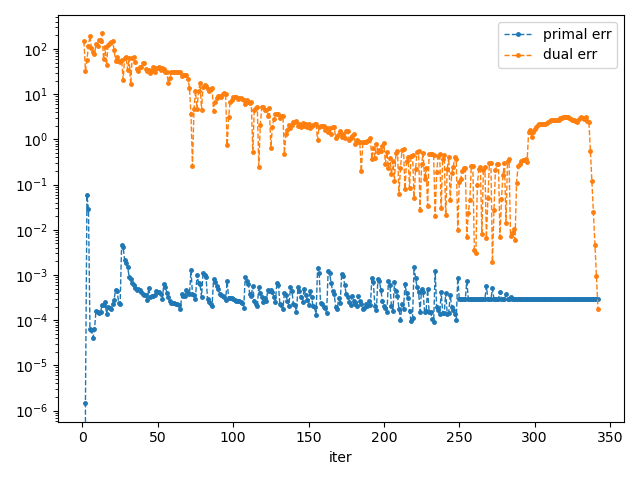

Source code (Python):
import aligator
import numpy as np

import pinocchio as pin
from pinocchio.robot_wrapper import RobotWrapper
import matplotlib
matplotlib.use('Agg')  # 使用非交互后端，避免窗口保持打开
import matplotlib.pyplot as plt
plt.ioff()  # 关闭交互模式
import matplotlib.gridspec as gridspec

from aligator import constraints, manifolds, dynamics  # noqa
from pinocchio.visualize import MeshcatVisualizer
import hppfcl

from utils import ArgsBase, get_endpoint_traj
import mujoco
import mujoco.viewer
from mujoco_sim_env import mujoco_sim_env
import time
## 方便的指定一些布尔参数，方便调试
# # 示例1：启用碰撞检测和控制约束
#python script.py --collisions --bounds

# 示例2：使用FDDP求解器且禁用绘图
#python script.py --fddp --no-plot
class Args(ArgsBase):
    plot: bool = False
    fddp: bool = False
    bounds: bool = True
    collisions: bool = False
    joint_limits: bool = True
    display: bool = False
    record: bool = False


args = Args().parse_args()

print(args)


# 从MuJoCo XML文件加载Panda机器人
xml_path = "franka_emika_panda/panda_nohand.xml"
robot = RobotWrapper.BuildFromMJCF(xml_path)
rmodel: pin.Model = robot.model
rdata: pin.Data = robot.data

## 定义一个多体相空间，用于描述机器人的状态和控制
space = manifolds.MultibodyPhaseSpace(rmodel)

# 打印所有可用的frame名称以便调试
print("Available frames:")
for i, frame in enumerate(rmodel.frames):
    print(f"  {i}: {frame.name}")


vizer = MeshcatVisualizer(rmodel, robot.collision_model, robot.visual_model, data=rdata)
vizer.initViewer(open=args.display, loadModel=True)
vizer.setBackgroundColor()

# universe 代表全局世界坐标系
fr_name = "universe"
fr_id = rmodel.getFrameId(fr_name)
joint_id = rmodel.frames[fr_id].parentJoint

## 先忽略碰撞检测
if args.collisions:
    obstacle_loc = pin.SE3.Identity()
    obstacle_loc.translation[0] = 0.3
    obstacle_loc.translation[1] = 0.5
    obstacle_loc.translation[2] = 0.3
    geom_object = pin.GeometryObject(
        "capsule", fr_id, joint_id, hppfcl.Capsule(0.05, 0.4), obstacle_loc
    )

    # 对于Panda机器人，尝试找到合适的末端执行器frame
    try:
        fr_id2 = rmodel.getFrameId("attachment")
    except:
        try:
            fr_id2 = rmodel.getFrameId("link7")
        except:
            # 如果找不到特定frame，使用最后一个非universe frame
            fr_id2 = len(rmodel.frames) - 1
            print(f"Warning: Using fallback frame: {rmodel.frames[fr_id2].name}")
    
    joint_id2 = rmodel.frames[fr_id2].parentJoint
    geom_object2 = pin.GeometryObject(
        "endeffector", fr_id2, joint_id2, hppfcl.Sphere(0.1), pin.SE3.Identity()
    )

    geometry = pin.GeometryModel()
    ig_frame = geometry.addGeometryObject(geom_object)
    ig_frame2 = geometry.addGeometryObject(geom_object2)
    geometry.addCollisionPair(pin.CollisionPair(ig_frame, ig_frame2))

    vizer.addGeometryObject(geom_object, [1.0, 1.0, 0.5, 1.0])

## 初始化状态
x0 = space.neutral()
# Set a valid initial joint configuration
q_init = np.array([0, 0, 0, -1.57079, 0, 1.57079, -0.7853])
x0[:rmodel.nq] = q_init
print("x0", x0.shape)

## 状态的维度
ndx = space.ndx
nq = rmodel.nq
nv = rmodel.nv
nu = nv
q0 = x0[:nq]

vizer.display(q0)

B_mat = np.eye(nu)

dt = 0.002
Tf = 4.0  # 保持总时间为1秒
nsteps = int(Tf / dt)  # 现在是500步

ode = dynamics.MultibodyFreeFwdDynamics(space, B_mat)
discrete_dynamics = dynamics.IntegratorSemiImplEuler(ode, dt)

## 代价函数中的状态代价以及控制代价的一些权重
# 为了适应更小的时间步长，调整权重
wt_x = 1e-4 * np.ones(ndx)
wt_x[nv:] = 1e-2
wt_x = np.diag(wt_x)
wt_u = 1e-4 * np.eye(nu)


# 对于Panda机器人，寻找合适的末端执行器frame
tool_name = "attachment"  # 从frame列表中看到的最后一个frame
tool_id = rmodel.getFrameId(tool_name)

print(f"Using tool frame: {tool_name}")
target_pos = np.array([0.5, 0.4, 0.6])
target_place = pin.SE3.Identity()
target_place.translation = target_pos
target_object = pin.GeometryObject(
    "target", fr_id, joint_id, hppfcl.Sphere(0.05), target_place
)
vizer.addGeometryObject(target_object, [0.5, 0.5, 1.0, 1.0])
print(target_pos)

#定义一个末端位置的残差项
frame_fn = aligator.FrameTranslationResidual(ndx, nu, rmodel, target_pos, tool_id)
v_ref = pin.Motion()
v_ref.np[:] = 0.0

#定义一个末端速度的残差项
frame_vel_fn = aligator.FrameVelocityResidual(
    ndx, nu, rmodel, v_ref, tool_id, pin.LOCAL)

##终端状态的权重
wt_x_term = wt_x.copy()
wt_x_term[:] = 1e-4

## 特定任务的权重，这里指的是末端执行器到达目标点的任务
wt_frame_pos = 100.0 * np.eye(frame_fn.nr)
wt_frame_vel = 100.0 * np.ones(frame_vel_fn.nr)
wt_frame_vel = np.diag(wt_frame_vel)

## 定义一个代价函数，用于描述机器人的状态和控制
term_cost = aligator.CostStack(space, nu)
term_cost.addCost("reg", aligator.QuadraticCost(wt_x_term, wt_u * 0))
term_cost.addCost(
    "frame", aligator.QuadraticResidualCost(space, frame_fn, wt_frame_pos)
)
term_cost.addCost(
    "vel", aligator.QuadraticResidualCost(space, frame_vel_fn, wt_frame_vel)
)

u_max = rmodel.effortLimit
print("u_max", u_max)
u_min = -u_max


def make_control_bounds():
    fun = aligator.ControlErrorResidual(ndx, nu)
    cstr_set = constraints.BoxConstraint(u_min, u_max)
    return (fun, cstr_set)


def make_joint_limit_cstr():
    space = manifolds.MultibodyPhaseSpace(rmodel)
    fn = aligator.StateErrorResidual(space, nu, space.neutral())
    q_min = rmodel.lowerPositionLimit
    q_max = rmodel.upperPositionLimit
    return fn[:nq], constraints.BoxConstraint(q_min, q_max)


def computeQuasistatic(model: pin.Model, x0, a):
    data = model.createData()
    q0 = x0[:nq]
    v0 = x0[nq : nq + nv]

    return pin.rnea(model, data, q0, v0, a)


init_us = [computeQuasistatic(rmodel, x0, a=np.zeros(nv)) for _ in range(nsteps)]
init_xs = aligator.rollout(discrete_dynamics, x0, init_us)


stages = []
for i in range(nsteps):
    rcost = aligator.CostStack(space, nu)
    rcost.addCost("reg", aligator.QuadraticCost(wt_x * dt, wt_u * dt))

    stm = aligator.StageModel(rcost, discrete_dynamics)
    if args.collisions:
        # Distance to obstacle constrained between 0.1 and 100 m
        cstr_set = constraints.BoxConstraint(np.array([0.1]), np.array([100]))
        frame_col = aligator.FrameCollisionResidual(ndx, nu, rmodel, geometry, 0)
        stm.addConstraint(frame_col, cstr_set)
    if args.bounds:
        stm.addConstraint(*make_control_bounds())
    if args.joint_limits:
        stm.addConstraint(*make_joint_limit_cstr())
    stages.append(stm)


problem = aligator.TrajOptProblem(x0, stages, term_cost=term_cost)
tol = 1e-4  # 放松收敛容忍度

mu_init = 1e-2  # 调整初始正则化参数
verbose = aligator.VerboseLevel.QUIET  # 静默模式，减少输出
verbose = aligator.VerboseLevel.VERBOSE
# print(verbose)  # 注释掉打印
max_iters = 1000  # 增加最大迭代次数
solver = aligator.SolverProxDDP(tol, mu_init, max_iters=max_iters, verbose=verbose)
solver.rollout_type = aligator.ROLLOUT_NONLINEAR
solver.sa_strategy = aligator.SA_LINESEARCH_NONMONOTONE

if args.fddp:
    solver = aligator.SolverFDDP(tol, verbose, max_iters=max_iters)
cb = aligator.HistoryCallback(solver)
solver.registerCallback("his", cb)
solver.setup(problem)
solver.run(problem, init_xs, init_us)


results = solver.results
print(results)

xs_opt = results.xs.tolist()
us_opt = results.us.tolist()


# 检查约束违反情况
def check_violations(xs, us):
    q_min = rmodel.lowerPositionLimit
    q_max = rmodel.upperPositionLimit
    u_min = -rmodel.effortLimit
    u_max = rmodel.effortLimit
    for i, x in enumerate(xs):
        q = x[:nq]
        for j in range(nq):
            if not (q_min[j] <= q[j] <= q_max[j]):
                print(f"时间步 {i}: 关节 {j} 角度超限! q[{j}] = {q[j]:.4f}, 限制范围: [{q_min[j]:.4f}, {q_max[j]:.4f}]")
                return  # 找到第一个就返回
    for i, u in enumerate(us):
        for j in range(nu):
            if not (u_min[j] <= u[j] <= u_max[j]):
                print(f"时间步 {i}: 控制 {j} 力矩超限! u[{j}] = {u[j]:.4f}, 限制范围: [{u_min[j]:.4f}, {u_max[j]:.4f}]")
                return  # 找到第一个就返回
    print("未发现明显的约束违反。")

if results.num_iters >= max_iters:
    print("\n[!] 求解器达到最大迭代次数，检查轨迹是否存在约束违反：")
    check_violations(xs_opt, us_opt)


print("xs_opt", np.asarray(xs_opt).shape)
q_array = np.asarray(xs_opt)[:, :nq]
v_array = np.asarray(xs_opt)[:, nq:]

print("q_array", q_array.shape)
print("v_array", v_array.shape)
us_opt = np.asarray(results.us.tolist())
print("us_opt", us_opt.shape)


mj_sim_env = mujoco_sim_env("franka_emika_panda/scene.xml")
mj_sim_env.set_initial_state(x0)
mj_sim_env.run_simulation(q_array, visualize = False)

print("目标位置：", target_pos)
print("期望最终关节角度：", q_array[-1])
print("最终mujoco关节角度：", mj_sim_env.data.qpos[:nq])
print("最终位置（MuJoCo）：", mj_sim_env.get_body_position("attachment"))

mj_sim_env.print_joint_limits()
# 通过Pinocchio验证最终位置
q_final = xs_opt[-1][:nq]
pin.forwardKinematics(rmodel, rdata, q_final)
pin.updateFramePlacements(rmodel, rdata)
final_pos_pin = rdata.oMf[tool_id].translation
print("最终位置（Pinocchio）：", final_pos_pin)
print("位置误差：", np.linalg.norm(final_pos_pin - target_pos))

times = np.linspace(0.0, Tf, nsteps + 1)

fig: plt.Figure = plt.figure(constrained_layout=True)
fig.set_size_inches(6.4, 6.4)

gs = gridspec.GridSpec(2, 2, figure=fig, height_ratios=[1, 2])
_u_ncol = 2
_u_nrow, rmdr = divmod(nu, _u_ncol)
if rmdr > 0:
    _u_nrow += 1
gs1 = gs[1, :].subgridspec(_u_nrow, _u_ncol)

plt.subplot(gs[0, 0])
plt.plot(times, xs_opt)
plt.title("States")

axarr = gs1.subplots(sharex=True)
handles_ = []
lss_ = []

for i in range(nu):
    ax: plt.Axes = axarr.flat[i]
    (ls,) = ax.plot(times[1:], us_opt[:, i])
    lss_.append(ls)
    if args.bounds:
        col = lss_[i].get_color()
        hl = ax.hlines(
            (u_min[i], u_max[i]), *times[[0, -1]], linestyles="--", colors=col
        )
        handles_.append(hl)
    fontsize = 7
    ax.set_ylabel("$u_{{%d}}$" % (i + 1), fontsize=fontsize)
    ax.tick_params(axis="both", labelsize=fontsize)
    ax.tick_params(axis="y", rotation=90)
    if i + 1 == nu - 1:
        ax.set_xlabel("time", loc="left", fontsize=fontsize)

pts = get_endpoint_traj(rmodel, rdata, xs_opt, tool_id)

ax = plt.subplot(gs[0, 1], projection="3d")
ax.plot(*pts.T, lw=1.0)
ax.scatter(*target_pos, marker="^", c="r")

ax.set_xlabel("$x$")
ax.set_ylabel("$y$")
ax.set_zlabel("$z$")

plt.figure()

nrang = range(1, results.num_iters + 1)
ax: plt.Axes = plt.gca()
plt.plot(nrang, cb.prim_infeas, ls="--", marker=".", label="primal err")
plt.plot(nrang, cb.dual_infeas, ls="--", marker=".", label="dual err")
ax.set_xlabel("iter")
ax.set_yscale("log")
plt.legend()
plt.tight_layout()
plt.savefig("examples/panda_mujoco_test.png")
# 如果需要显示图形，使用非阻塞方式
if args.plot:
    plt.show(block=False)  # 非阻塞显示
    plt.pause(0.1)  # 短暂暂停以确保图形显示


if args.display:
    import time
    import contextlib

    input("[Press enter]")
    num_repeat = 3
    cp = np.array([0.8, 0.8, 0.8])
    cps_ = [cp.copy() for _ in range(num_repeat)]
    cps_[1][1] = -0.4
    ctx = (
        vizer.create_video_ctx("examples/ur5_reach_ctrlbox.mp4", fps=1.0 / dt)
        if args.record
        else contextlib.nullcontext()
    )

    qs = [x[:nq] for x in xs_opt]
    vs = [x[nq:] for x in xs_opt]

    def callback(i: int):
        pin.forwardKinematics(rmodel, vizer.data, qs[i], vs[i])
        vizer.drawFrameVelocities(tool_id)

    with ctx:
        for i in range(num_repeat):
            # vizer.setCameraPosition(cps_[i])  # 注释掉以避免API兼容性问题
            vizer.play(qs, dt, callback)

            time.sleep(0.5)

# 清理资源，确保程序能正常退出
try:
    # 关闭所有matplotlib图形
    plt.close('all')
    # 清理matplotlib后端
    plt.ioff()  # 关闭交互模式
    
    # 如果有meshcat可视化器，尝试关闭它
    if 'vizer' in locals():
        try:
            vizer.viewer.close()
        except:
            pass
    
    # 强制垃圾回收
    import gc
    gc.collect()
    
except Exception as e:
    print(f"Cleanup warning: {e}")

print("Program completed successfully. Exiting...")

# 强制退出程序，确保返回到终端
import sys
sys.exit(0)
